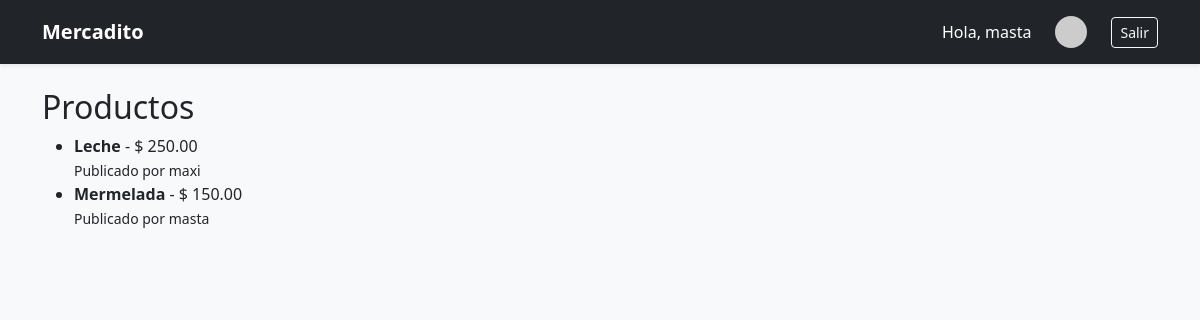
Screenshot of /products/ (signed in) with the database file from the repository.
### market/models.py (models this page shows, shortened)
class Product(models.Model):
    seller = models.ForeignKey(settings.AUTH_USER_MODEL, on_delete=models.CASCADE, related_name="products")
    title = models.CharField(max_length=200)
    description = models.TextField(blank=True)
    price = models.DecimalField(max_digits=12, decimal_places=2)
    created_at = models.DateTimeField(auto_now_add=True)
    active = models.BooleanField(default=True)

### market/views.py (the view)
# urls.py: path('', product_list, name="product_list"), # martet url
def product_list(request):
    products = Product.objects.filter(active=True).order_by("-created_at")
    return render(request, "market/product_list.html", {"products": products})

### market/templates/market/product_list.html
{% extends "base.html" %}
{% block content %}
<h2>Productos</h2>
<ul>
    {% for p in products %}
        <li>
            <strong>{{ p.title }}</strong> - $ {{ p.price }}<br>
            <small>Publicado por {{ p.seller.get_full_name|default:p.seller.username }}</small>
        </li>
    {% empty %}
        <li>No hay productos aún</li>
    {% endfor %}
</ul>
{% endblock %}

### core/templates/base.html (shortened to what this page needs)
{% load static %}
<!doctype html>
<html lang="es">
<head>
  <link href="https://cdn.jsdelivr.net/npm/bootstrap@5.3.8/dist/css/bootstrap.min.css" rel="stylesheet">
  <link rel="stylesheet" href="https://cdnjs.cloudflare.com/ajax/libs/font-awesome/6.5.0/css/all.min.css">
  <link rel="stylesheet" href="{% static 'css/styles.css' %}">
</head>
<body class="bg-light">
  <nav class="navbar navbar-expand-lg navbar-dark bg-dark shadow-sm">
    <div class="container">
      <a class="navbar-brand fw-bold" href="{% url 'home' %}">Mercadito</a>
      <div class="collapse navbar-collapse justify-content-end" id="navbarNav">
        <ul class="navbar-nav align-items-center">
          {% if user.is_authenticated %}
            <li class="nav-item me-3 text-white">
              Hola, {{ user.first_name|default:user.username }}
            </li>
            <li class="nav-item me-3">
              <a href="{% url 'profile' %}" class="nav-link">
                {% if user.profile.avatar %}
                  <img src="{{ user.profile.avatar.url }}"
                       alt="Avatar"
                       class="rounded-circle"
                       width="32" height="32"
                       style="object-fit: cover;">
                {% else %}
                  <img src="https://ui-avatars.com/api/?name={{ user.username }}&background=random"
                       alt="Avatar"
                       class="rounded-circle"
                       width="32" height="32">
                {% endif %}
              </a>
            </li>
            <li class="nav-item">
              <form method="post" action="{% url 'account_logout' %}" class="d-inline">
                <button type="submit" class="btn btn-outline-light btn-sm">Salir</button>
              </form>
            </li>
          {% else %}
            <li class="nav-item">
              <a href="{% url 'account_login' %}" class="btn btn-outline-light btn-sm">Entrar</a>
            </li>
          {% endif %}
        </ul>
      </div>
    </div>
  </nav>
  <main class="container my-4">
    {% block content %}{% endblock %}
  </main>
</body>
</html>

### rows the page displays
Product: title "Leche", price "250.00", seller.get_full_name "maxi"
Product: title "Mermelada", price "150.00", seller.get_full_name "masta"

### other values shown
{{ user.first_name|default:user.username }} "masta"
